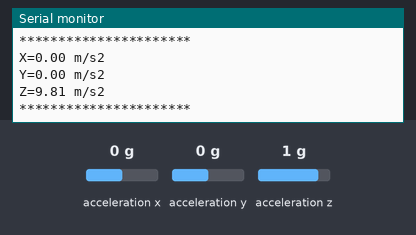
A sketch run on a simulated Arduino Uno, built with avr-gcc and run on an emulated ATmega328P. Parts: the last lines printed to the serial monitor. Inputs (shaded band) come from the test bench; at power-on: acceleration x 0 g, acceleration y 0 g, acceleration z 1 g.

Above: at 2.2 s.
2.3 s: acceleration x set to 0.8 g
3.8 s: acceleration y set to 0.8 g
At 4.7 s:
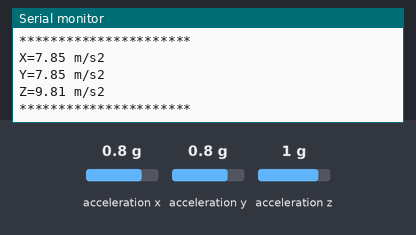
5.3 s: acceleration z set to -1.4 g
At 6.4 s:
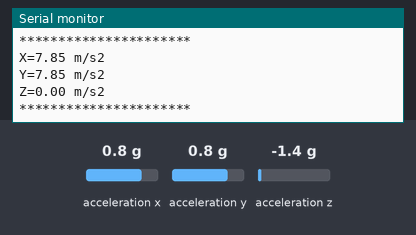

Measured:
- after the input at 3.8 s, the serial monitor: prints a new line after 0.22 s (image 1)
- after the input at 5.3 s, the serial monitor: prints a new line after 0.74 s (image 2)

The sketch:

Accelerometer_2.ino
```cpp
#include <Wire.h>
#include <ADXL345.h>

ADXL345 acc; //variable adxl is an instance of the ADXL345 library

int ax, ay, az, prev_ax, prev_az;
unsigned long rate = 1000;
float xVelocity, prev_xVelocity, zVelocity, prev_zVelocity;
float xPosition, prev_xPosition, zPosition, prev_zPosition;

void setup(){
  Serial.begin(9600);
  acc.powerOn();
  delay(1000);
}

void loop(){
  // Acceleration on all axis
  double xyz[3];
  double ax,ay,az;
  acc.getAcceleration(xyz);
  ax = xyz[0]*9.80665; //convertion from G-force to m/s2
  ay = xyz[1]*9.80665; //convertion from G-force to m/s2
  az = xyz[2]*9.80665; //convertion from G-force to m/s2
  if (-0.30 < ax < 0.30)
    ax = 0;
  if (-0.30 < ay < 0.30)
    ay = 0;
  if (-0.30 < az < 0.30)
    az = 0;
  // Speed, distance
 /* xVelocity = prev_xVelocity + (prev_ax +(ax - prev_ax)/2)*rate;
  zVelocity = prev_zVelocity + (prev_az +(az - prev_az)/2)*rate;
  xPosition = prev_xPosition + (prev_xVelocity +(xVelocity - prev_xVelocity)/2)*rate;
  zPosition = prev_zPosition + (prev_zVelocity +(zVelocity - prev_zVelocity)/2)*rate;
  prev_ax = ax;
  prev_az = az;
  prev_xVelocity = xVelocity;
  prev_zVelocity = zVelocity;
  prev_xPosition = xPosition;
  prev_zPosition = zPosition;*/

  // Output
  Serial.print("X=");
  Serial.print(ax);
    Serial.println(" m/s2");
  Serial.print("Y=");
  Serial.print(ay);
    Serial.println(" m/s2");
  Serial.print("Z=");
  Serial.print(az);
    Serial.println(" m/s2");
  Serial.println("**********************");
  delay(rate);
}
```
